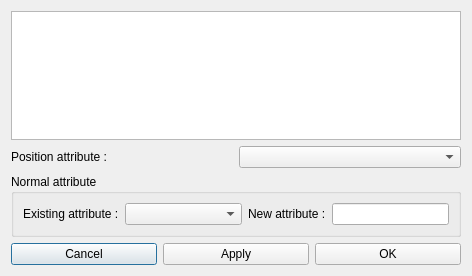
<?xml version="1.0" encoding="UTF-8"?>
<ui version="4.0">
 <class>Dialog_ComputeNormal</class>
 <widget class="QDialog" name="Dialog_ComputeNormal">
  <property name="geometry">
   <rect>
    <x>0</x>
    <y>0</y>
    <width>472</width>
    <height>276</height>
   </rect>
  </property>
  <property name="windowTitle">
   <string>Compute Normal</string>
  </property>
  <layout class="QVBoxLayout" name="verticalLayout_2">
   <item>
    <widget class="QListWidget" name="list_maps"/>
   </item>
   <item>
    <layout class="QHBoxLayout" name="horizontalLayout_2">
     <item>
      <widget class="QLabel" name="label_2">
       <property name="text">
        <string>Position attribute :</string>
       </property>
      </widget>
     </item>
     <item>
      <widget class="QComboBox" name="combo_positionAttribute">
       <property name="sizePolicy">
        <sizepolicy hsizetype="Preferred" vsizetype="Fixed">
         <horstretch>0</horstretch>
         <verstretch>0</verstretch>
        </sizepolicy>
       </property>
      </widget>
     </item>
    </layout>
   </item>
   <item>
    <widget class="QGroupBox" name="groupBox">
     <property name="title">
      <string>Normal attribute</string>
     </property>
     <layout class="QVBoxLayout" name="verticalLayout">
      <item>
       <layout class="QHBoxLayout" name="horizontalLayout">
        <item>
         <widget class="QLabel" name="label_3">
          <property name="text">
           <string>Existing attribute :</string>
          </property>
         </widget>
        </item>
        <item>
         <widget class="QComboBox" name="combo_normalAttribute">
          <property name="sizePolicy">
           <sizepolicy hsizetype="Expanding" vsizetype="Fixed">
            <horstretch>0</horstretch>
            <verstretch>0</verstretch>
           </sizepolicy>
          </property>
         </widget>
        </item>
        <item>
         <widget class="QLabel" name="label">
          <property name="text">
           <string>New attribute :</string>
          </property>
         </widget>
        </item>
        <item>
         <widget class="QLineEdit" name="normalAttributeName"/>
        </item>
       </layout>
      </item>
     </layout>
    </widget>
   </item>
   <item>
    <layout class="QHBoxLayout" name="horizontalLayout_3">
     <item>
      <widget class="QPushButton" name="button_cancel">
       <property name="text">
        <string>Cancel</string>
       </property>
      </widget>
     </item>
     <item>
      <widget class="QPushButton" name="button_apply">
       <property name="text">
        <string>Apply</string>
       </property>
      </widget>
     </item>
     <item>
      <widget class="QPushButton" name="button_ok">
       <property name="text">
        <string>OK</string>
       </property>
      </widget>
     </item>
    </layout>
   </item>
  </layout>
 </widget>
 <resources/>
 <connections>
  <connection>
   <sender>button_ok</sender>
   <signal>clicked()</signal>
   <receiver>Dialog_ComputeNormal</receiver>
   <slot>accept()</slot>
   <hints>
    <hint type="sourcelabel">
     <x>232</x>
     <y>283</y>
    </hint>
    <hint type="destinationlabel">
     <x>140</x>
     <y>156</y>
    </hint>
   </hints>
  </connection>
  <connection>
   <sender>button_cancel</sender>
   <signal>clicked()</signal>
   <receiver>Dialog_ComputeNormal</receiver>
   <slot>reject()</slot>
   <hints>
    <hint type="sourcelabel">
     <x>52</x>
     <y>283</y>
    </hint>
    <hint type="destinationlabel">
     <x>140</x>
     <y>156</y>
    </hint>
   </hints>
  </connection>
 </connections>
</ui>
